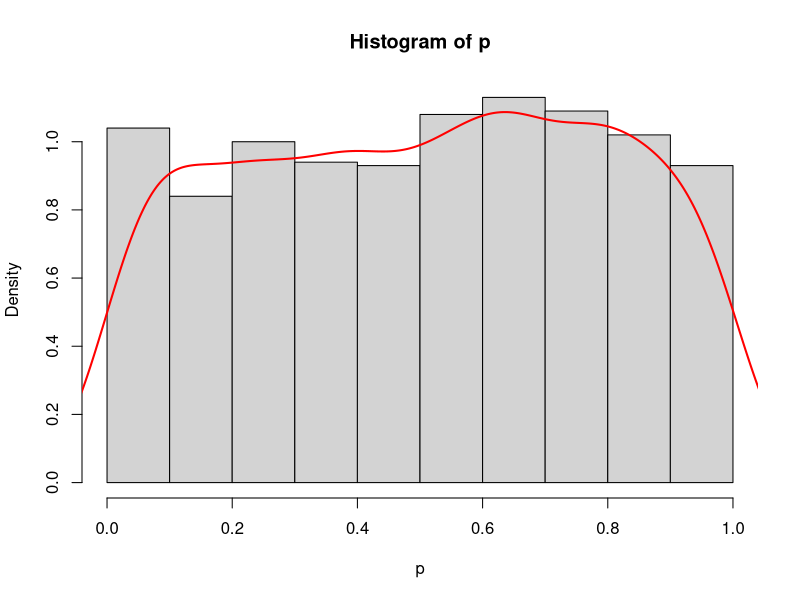
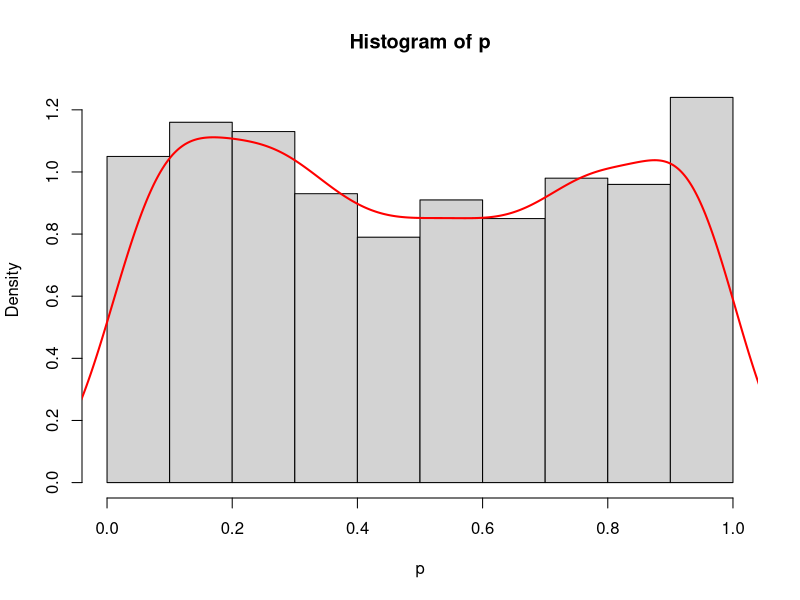
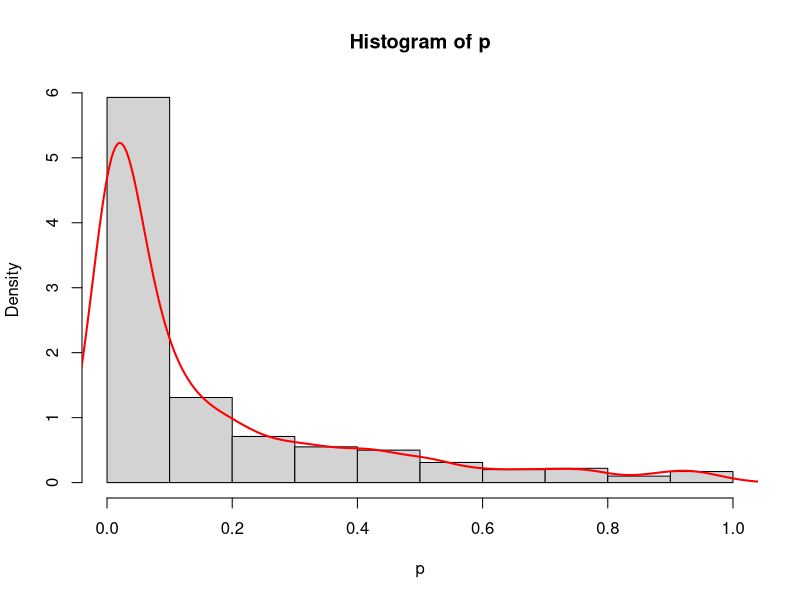

R code for these plots, in order:
# example
m = 30
n = 30
mu = 180
nu = 175
sd = 10
x = rnorm(m,mu,sd)
y = rnorm(n,nu,sd)
t.test(x,y,var.equal=TRUE)
t.test(x,y,var.equal=TRUE)[[3]]

B = 1000
p = numeric(B)
for (b in 1:B) {
  x = rnorm(m,mu,sd)
  y = rnorm(n,nu,sd)
  p[b] = t.test(x,y,var.equal=TRUE)[[3]]
}

power = mean(p < 0.05)
# power around 0.488

################################
# excercise
################################
# point 1
################################
m = 30
n = 30
mu = 180
nu = 180
sd = 10
p = numeric(B)
for (b in 1:B) {
  x = rnorm(m,mu,sd)
  y = rnorm(n,nu,sd)
  p[b] = t.test(x,y,var.equal=TRUE)[[3]]
}

#power for nu=180, less than 5%
power_nu180_05_v1 = mean(p < 0.05) # power_nu180_05 around 0.059 - very low probability that t-test rejects null hypothesis - makes sense since men and women have equal mean height
power_nu180_05_v1
#power for nu=180, less than 10% 
power_nu180_10_v1 = mean(p < 0.1) # power_nu180_10 around 0.100 - 2x more than previous assumption, no idea
power_nu180_10_v1
hist(p, freq=FALSE); lines(density(p), col="red", lwd=2) # histogram is similar to uniform distribution

################################
# point 2
################################
m = 30
n = 30
mu = 180
nu = 180
sd = 1
p = numeric(B)
for (b in 1:B) {
  x = rnorm(m,mu,sd)
  y = rnorm(n,nu,sd)
  p[b] = t.test(x,y,var.equal=TRUE)[[3]]
}

#power for nu=180, less than 5%
power_nu180_05_v2 = mean(p < 0.05) # did not significally changed in comparison to v1

#power for nu=180, less than 5% 
power_nu180_10_v2 = mean(p < 0.1) # did not significally changed in comparison to v1
power_nu180_10_v2
power_nu180_05_v2
# I think that because both populations are the same height, change of sd doesn't change the power since populations do not differ - null hypothesis has no chance to be rejected

hist(p, freq=FALSE); lines(density(p), col="red", lwd=2) # histogram is similar to uniform distribution

################################
# point 3
################################
m = 30
n = 30
mu = 180
nu = 175
sd = 10
p = numeric(B)
for (b in 1:B) {
  x = rnorm(m,mu,sd)
  y = rnorm(n,nu,sd)
  p[b] = t.test(x,y,var.equal=TRUE)[[3]]
}

#power for nu=180, less than 5%
power_nu180_05_v3 = mean(p < 0.05) # power around 0.9

#power for nu=180, less than 5% 
power_nu180_10_v3 = mean(p < 0.1) # power around 0.95
power_nu180_05_v3
power_nu180_10_v3
# comment: sd is quite low, populations have different mean height => probability of null hypothesis rejection is high
# comment2: (test: I have inceased sd to 100) when we increase sd (standard deviation) - plot of normal distribution is much wider so population characteristics cross with each other => hypothesis is less likely to be rejected

hist(p, freq=FALSE); lines(density(p), col="red", lwd=2) # histogram is similar to expotential distribution?

